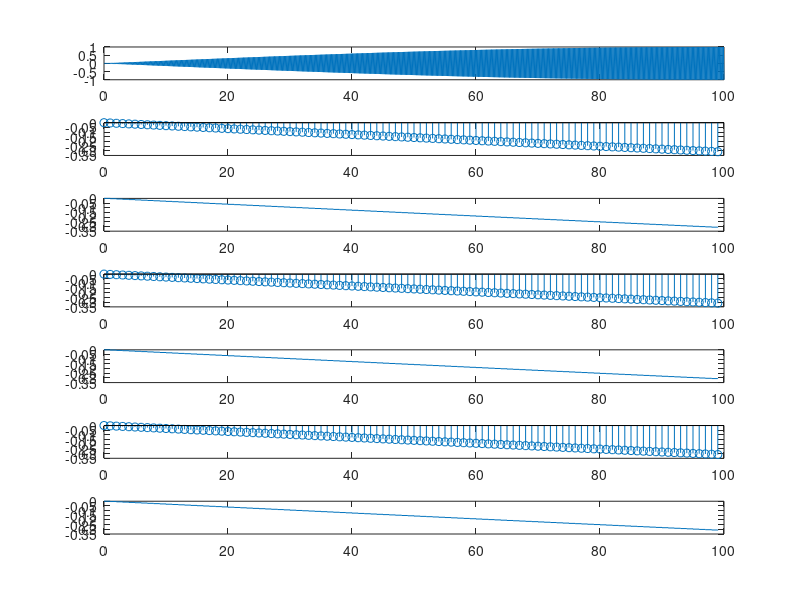

Write MATLAB code to recreate this figure.
clear all;
close all;
clc;
f=input('Enter frequency');
%T=1/f;
fs1=input('Enter the sampling frequency');
fs2=input('Enter the sampling frequency');
fs3=input('Enter the sampling frequency');
t=0:0.1:100;
t1=0:1:99;

x=sin(2*3.14*f*t);
subplot(7,1,1);
plot(t,x);

y=sin(2*3.14*f*t1/fs1);
subplot(7,1,2);
stem(t1,y);
subplot(7,1,3);
stairs(t1,y);

y=sin(2*3.14*f*t1/fs2);
subplot(7,1,4);
stem(t1,y);
subplot(7,1,5);
stairs(t1,y);

y=sin(2*3.14*f*t1/fs3);
subplot(7,1,6);
stem(t1,y);
subplot(7,1,7);
stairs(t1,y);